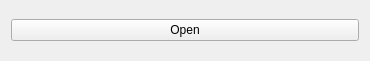
<?xml version="1.0" encoding="UTF-8"?>
<ui version="4.0">
 <class>Form</class>
 <widget class="QWidget" name="Form">
  <property name="geometry">
   <rect>
    <x>0</x>
    <y>0</y>
    <width>370</width>
    <height>61</height>
   </rect>
  </property>
  <property name="windowTitle">
   <string>Form</string>
  </property>
  <layout class="QHBoxLayout" name="horizontalLayout">
   <item>
    <widget class="QPushButton" name="pushButton">
     <property name="text">
      <string>Open</string>
     </property>
    </widget>
   </item>
  </layout>
 </widget>
 <resources/>
 <connections/>
</ui>
